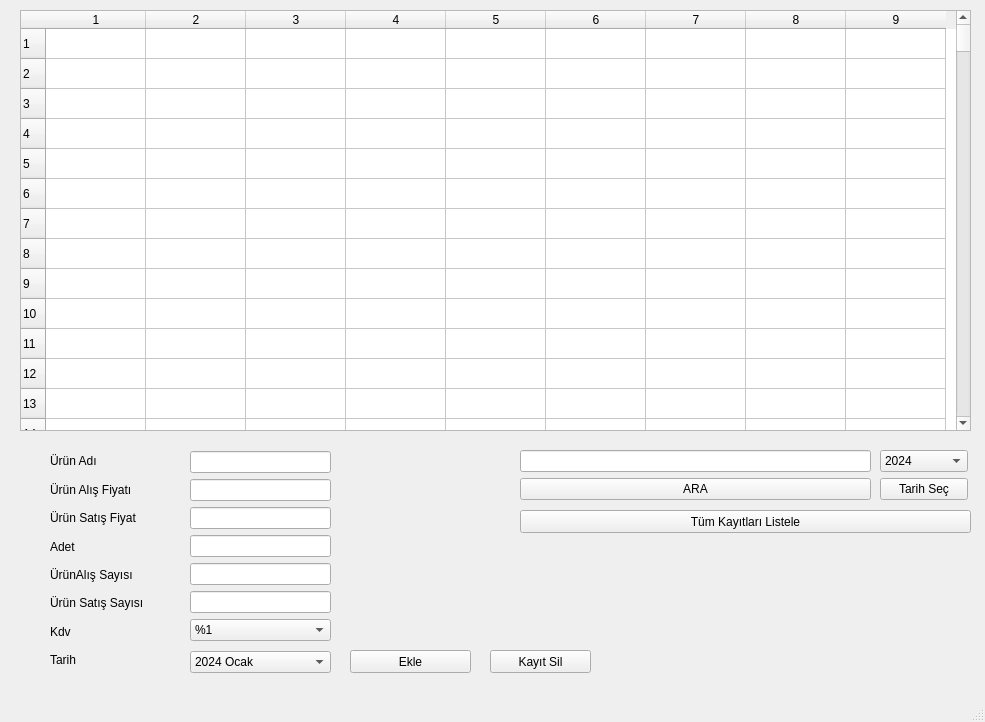
<?xml version="1.0" encoding="UTF-8"?>
<ui version="4.0">
 <class>Gecmis</class>
 <widget class="QMainWindow" name="Gecmis">
  <property name="geometry">
   <rect>
    <x>0</x>
    <y>0</y>
    <width>985</width>
    <height>722</height>
   </rect>
  </property>
  <property name="windowTitle">
   <string>MainWindow</string>
  </property>
  <widget class="QWidget" name="centralwidget">
   <widget class="QTableWidget" name="tbl2">
    <property name="geometry">
     <rect>
      <x>20</x>
      <y>10</y>
      <width>951</width>
      <height>421</height>
     </rect>
    </property>
    <property name="autoScrollMargin">
     <number>16</number>
    </property>
    <property name="rowCount">
     <number>999</number>
    </property>
    <property name="columnCount">
     <number>9</number>
    </property>
    <attribute name="horizontalHeaderMinimumSectionSize">
     <number>39</number>
    </attribute>
    <attribute name="verticalHeaderMinimumSectionSize">
     <number>23</number>
    </attribute>
    <row/>
    <row/>
    <row/>
    <row/>
    <row/>
    <row/>
    <row/>
    <row/>
    <row/>
    <row/>
    <row/>
    <row/>
    <row/>
    <row/>
    <row/>
    <row/>
    <row/>
    <row/>
    <row/>
    <row/>
    <row/>
    <row/>
    <row/>
    <row/>
    <row/>
    <row/>
    <row/>
    <row/>
    <row/>
    <row/>
    <row/>
    <row/>
    <row/>
    <row/>
    <row/>
    <row/>
    <row/>
    <row/>
    <row/>
    <row/>
    <row/>
    <row/>
    <row/>
    <row/>
    <row/>
    <row/>
    <row/>
    <row/>
    <row/>
    <row/>
    <row/>
    <row/>
    <row/>
    <row/>
    <row/>
    <row/>
    <row/>
    <row/>
    <row/>
    <row/>
    <row/>
    <row/>
    <row/>
    <row/>
    <row/>
    <row/>
    <row/>
    <row/>
    <row/>
    <row/>
    <row/>
    <row/>
    <row/>
    <row/>
    <row/>
    <row/>
    <row/>
    <row/>
    <row/>
    <row/>
    <row/>
    <row/>
    <row/>
    <row/>
    <row/>
    <row/>
    <row/>
    <row/>
    <row/>
    <row/>
    <row/>
    <row/>
    <row/>
    <row/>
    <row/>
    <row/>
    <row/>
    <row/>
    <row/>
    <row/>
    <row/>
    <row/>
    <row/>
    <row/>
    <row/>
    <row/>
    <row/>
    <row/>
    <row/>
    <row/>
    <row/>
    <row/>
    <row/>
    <row/>
    <row/>
    <row/>
    <row/>
    <row/>
    <row/>
    <row/>
    <row/>
    <row/>
    <row/>
    <row/>
    <row/>
    <row/>
    <row/>
    <row/>
    <row/>
    <row/>
    <row/>
    <row/>
    <row/>
    <row/>
    <row/>
    <row/>
    <row/>
    <row/>
    <row/>
    <row/>
    <row/>
    <row/>
    <row/>
    <row/>
    <row/>
    <row/>
    <row/>
    <row/>
    <row/>
    <row/>
    <row/>
    <row/>
    <row/>
    <row/>
    <row/>
    <row/>
    <row/>
    <row/>
    <row/>
    <row/>
    <row/>
    <row/>
    <row/>
    <row/>
    <row/>
    <row/>
    <row/>
    <row/>
    <row/>
    <row/>
    <row/>
    <row/>
    <row/>
    <row/>
    <row/>
    <row/>
    <row/>
    <row/>
    <row/>
    <row/>
    <row/>
    <row/>
    <row/>
    <row/>
    <row/>
    <row/>
    <row/>
    <row/>
    <row/>
    <row/>
    <row/>
    <row/>
    <row/>
    <row/>
    <row/>
    <row/>
    <row/>
    <row/>
    <row/>
    <row/>
    <row/>
    <row/>
    <row/>
    <row/>
    <row/>
    <row/>
    <row/>
    <row/>
    <row/>
    <row/>
    <row/>
    <row/>
    <row/>
    <row/>
    <row/>
    <row/>
    <row/>
    <row/>
    <row/>
    <row/>
    <row/>
    <row/>
    <row/>
    <row/>
    <row/>
    <row/>
    <row/>
    <row/>
    <row/>
    <row/>
    <row/>
    <row/>
    <row/>
    <row/>
    <row/>
    <row/>
    <row/>
    <row/>
    <row/>
    <row/>
    <row/>
    <row/>
    <row/>
    <row/>
    <row/>
    <row/>
    <row/>
    <row/>
    <row/>
    <row/>
    <row/>
    <row/>
    <row/>
    <row/>
    <row/>
    <row/>
    <row/>
    <row/>
    <row/>
    <row/>
    <row/>
    <row/>
    <row/>
    <row/>
    <row/>
    <row/>
    <row/>
    <row/>
    <row/>
    <row/>
    <row/>
    <row/>
    <row/>
    <row/>
    <row/>
    <row/>
    <row/>
    <row/>
    <row/>
    <row/>
    <row/>
    <row/>
    <row/>
    <row/>
    <row/>
    <row/>
    <row/>
    <row/>
    <row/>
    <row/>
    <row/>
    <row/>
    <row/>
    <row/>
    <row/>
    <row/>
    <row/>
    <row/>
    <row/>
    <row/>
    <row/>
    <row/>
    <row/>
    <row/>
    <row/>
    <row/>
    <row/>
    <row/>
    <row/>
    <row/>
    <row/>
    <row/>
    <row/>
    <row/>
    <row/>
    <row/>
    <row/>
    <row/>
    <row/>
    <row/>
    <row/>
    <row/>
    <row/>
    <row/>
    <row/>
    <row/>
    <row/>
    <row/>
    <row/>
    <row/>
    <row/>
    <row/>
    <row/>
    <row/>
    <row/>
    <row/>
    <row/>
    <row/>
    <row/>
    <row/>
    <row/>
    <row/>
    <row/>
    <row/>
    <row/>
    <row/>
    <row/>
    <row/>
    <row/>
    <row/>
    <row/>
    <row/>
    <row/>
    <row/>
    <row/>
    <row/>
    <row/>
    <row/>
    <row/>
    <row/>
    <row/>
    <row/>
    <row/>
    <row/>
    <row/>
    <row/>
    <row/>
    <row/>
    <row/>
    <row/>
    <row/>
    <row/>
    <row/>
    <row/>
    <row/>
    <row/>
    <row/>
    <row/>
    <row/>
    <row/>
    <row/>
    <row/>
    <row/>
    <row/>
    <row/>
    <row/>
    <row/>
    <row/>
    <row/>
    <row/>
    <row/>
    <row/>
    <row/>
    <row/>
    <row/>
    <row/>
    <row/>
    <row/>
    <row/>
    <row/>
    <row/>
    <row/>
    <row/>
    <row/>
    <row/>
    <row/>
    <row/>
    <row/>
    <row/>
    <row/>
    <row/>
    <row/>
    <row/>
    <row/>
    <row/>
    <row/>
    <row/>
    <row/>
    <row/>
    <row/>
    <row/>
    <row/>
    <row/>
    <row/>
    <row/>
    <row/>
    <row/>
    <row/>
    <row/>
    <row/>
    <row/>
    <row/>
    <row/>
    <row/>
    <row/>
    <row/>
    <row/>
    <row/>
    <row/>
    <row/>
    <row/>
    <row/>
    <row/>
    <row/>
    <row/>
    <row/>
    <row/>
    <row/>
    <row/>
    <row/>
    <row/>
    <row/>
    <row/>
    <row/>
    <row/>
    <row/>
    <row/>
    <row/>
    <row/>
    <row/>
    <row/>
    <row/>
    <row/>
    <row/>
    <row/>
    <row/>
    <row/>
    <row/>
    <row/>
    <row/>
    <row/>
    <row/>
    <row/>
    <row/>
    <row/>
    <row/>
    <row/>
    <row/>
    <row/>
    <row/>
    <row/>
    <row/>
    <row/>
    <row/>
    <row/>
    <row/>
    <row/>
    <row/>
    <row/>
    <row/>
    <row/>
    <row/>
    <row/>
    <row/>
    <row/>
    <row/>
    <row/>
    <row/>
    <row/>
    <row/>
    <row/>
    <row/>
    <row/>
    <row/>
    <row/>
    <row/>
    <row/>
    <row/>
    <row/>
    <row/>
    <row/>
    <row/>
    <row/>
    <row/>
    <row/>
    <row/>
    <row/>
    <row/>
    <row/>
    <row/>
    <row/>
    <row/>
    <row/>
    <row/>
    <row/>
    <row/>
    <row/>
    <row/>
    <row/>
    <row/>
    <row/>
    <row/>
    <row/>
    <row/>
    <row/>
    <row/>
    <row/>
    <row/>
    <row/>
    <row/>
    <row/>
    <row/>
    <row/>
    <row/>
    <row/>
    <row/>
    <row/>
    <row/>
    <row/>
    <row/>
    <row/>
    <row/>
    <row/>
    <row/>
    <row/>
    <row/>
    <row/>
    <row/>
    <row/>
    <row/>
    <row/>
    <row/>
    <row/>
    <row/>
    <row/>
    <row/>
    <row/>
    <row/>
    <row/>
    <row/>
    <row/>
    <row/>
    <row/>
    <row/>
    <row/>
    <row/>
    <row/>
    <row/>
    <row/>
    <row/>
    <row/>
    <row/>
    <row/>
    <row/>
    <row/>
    <row/>
    <row/>
    <row/>
    <row/>
    <row/>
    <row/>
    <row/>
    <row/>
    <row/>
    <row/>
    <row/>
    <row/>
    <row/>
    <row/>
    <row/>
    <row/>
    <row/>
    <row/>
    <row/>
    <row/>
    <row/>
    <row/>
    <row/>
    <row/>
    <row/>
    <row/>
    <row/>
    <row/>
    <row/>
    <row/>
    <row/>
    <row/>
    <row/>
    <row/>
    <row/>
    <row/>
    <row/>
    <row/>
    <row/>
    <row/>
    <row/>
    <row/>
    <row/>
    <row/>
    <row/>
    <row/>
    <row/>
    <row/>
    <row/>
    <row/>
    <row/>
    <row/>
    <row/>
    <row/>
    <row/>
    <row/>
    <row/>
    <row/>
    <row/>
    <row/>
    <row/>
    <row/>
    <row/>
    <row/>
    <row/>
    <row/>
    <row/>
    <row/>
    <row/>
    <row/>
    <row/>
    <row/>
    <row/>
    <row/>
    <row/>
    <row/>
    <row/>
    <row/>
    <row/>
    <row/>
    <row/>
    <row/>
    <row/>
    <row/>
    <row/>
    <row/>
    <row/>
    <row/>
    <row/>
    <row/>
    <row/>
    <row/>
    <row/>
    <row/>
    <row/>
    <row/>
    <row/>
    <row/>
    <row/>
    <row/>
    <row/>
    <row/>
    <row/>
    <row/>
    <row/>
    <row/>
    <row/>
    <row/>
    <row/>
    <row/>
    <row/>
    <row/>
    <row/>
    <row/>
    <row/>
    <row/>
    <row/>
    <row/>
    <row/>
    <row/>
    <row/>
    <row/>
    <row/>
    <row/>
    <row/>
    <row/>
    <row/>
    <row/>
    <row/>
    <row/>
    <row/>
    <row/>
    <row/>
    <row/>
    <row/>
    <row/>
    <row/>
    <row/>
    <row/>
    <row/>
    <row/>
    <row/>
    <row/>
    <row/>
    <row/>
    <row/>
    <row/>
    <row/>
    <row/>
    <row/>
    <row/>
    <row/>
    <row/>
    <row/>
    <row/>
    <row/>
    <row/>
    <row/>
    <row/>
    <row/>
    <row/>
    <row/>
    <row/>
    <row/>
    <row/>
    <row/>
    <row/>
    <row/>
    <row/>
    <row/>
    <row/>
    <row/>
    <row/>
    <row/>
    <row/>
    <row/>
    <row/>
    <row/>
    <row/>
    <row/>
    <row/>
    <row/>
    <row/>
    <row/>
    <row/>
    <row/>
    <row/>
    <row/>
    <row/>
    <row/>
    <row/>
    <row/>
    <row/>
    <row/>
    <row/>
    <row/>
    <row/>
    <row/>
    <row/>
    <row/>
    <row/>
    <row/>
    <row/>
    <row/>
    <row/>
    <row/>
    <row/>
    <row/>
    <row/>
    <row/>
    <row/>
    <row/>
    <row/>
    <row/>
    <row/>
    <row/>
    <row/>
    <row/>
    <row/>
    <row/>
    <row/>
    <row/>
    <row/>
    <row/>
    <row/>
    <row/>
    <row/>
    <row/>
    <row/>
    <row/>
    <row/>
    <row/>
    <row/>
    <row/>
    <row/>
    <row/>
    <row/>
    <row/>
    <row/>
    <row/>
    <row/>
    <row/>
    <row/>
    <row/>
    <row/>
    <row/>
    <row/>
    <row/>
    <row/>
    <row/>
    <row/>
    <row/>
    <row/>
    <row/>
    <row/>
    <row/>
    <row/>
    <row/>
    <row/>
    <row/>
    <row/>
    <row/>
    <row/>
    <row/>
    <row/>
    <row/>
    <row/>
    <row/>
    <row/>
    <row/>
    <row/>
    <row/>
    <row/>
    <row/>
    <row/>
    <row/>
    <row/>
    <row/>
    <row/>
    <row/>
    <row/>
    <row/>
    <row/>
    <row/>
    <row/>
    <row/>
    <row/>
    <row/>
    <row/>
    <row/>
    <row/>
    <row/>
    <row/>
    <row/>
    <row/>
    <row/>
    <row/>
    <row/>
    <row/>
    <row/>
    <row/>
    <row/>
    <row/>
    <row/>
    <row/>
    <row/>
    <row/>
    <row/>
    <row/>
    <row/>
    <row/>
    <row/>
    <row/>
    <row/>
    <row/>
    <row/>
    <row/>
    <row/>
    <row/>
    <row/>
    <row/>
    <row/>
    <row/>
    <row/>
    <row/>
    <row/>
    <row/>
    <row/>
    <row/>
    <row/>
    <row/>
    <row/>
    <row/>
    <row/>
    <row/>
    <row/>
    <row/>
    <row/>
    <row/>
    <row/>
    <row/>
    <row/>
    <row/>
    <row/>
    <row/>
    <row/>
    <row/>
    <row/>
    <row/>
    <row/>
    <row/>
    <row/>
    <row/>
    <row/>
    <row/>
    <row/>
    <row/>
    <row/>
    <row/>
    <row/>
    <row/>
    <row/>
    <row/>
    <row/>
    <row/>
    <row/>
    <row/>
    <row/>
    <row/>
    <row/>
    <row/>
    <row/>
    <row/>
    <row/>
    <row/>
    <row/>
    <row/>
    <row/>
    <row/>
    <row/>
    <row/>
    <row/>
    <row/>
    <row/>
    <row/>
    <row/>
    <row/>
    <row/>
    <row/>
    <row/>
    <row/>
    <row/>
    <row/>
    <row/>
    <row/>
    <row/>
    <row/>
    <row/>
    <row/>
    <row/>
    <row/>
    <row/>
    <row/>
    <row/>
    <row/>
    <row/>
    <row/>
    <row/>
    <row/>
    <row/>
    <row/>
    <row/>
    <row/>
    <row/>
    <column/>
    <column/>
    <column/>
    <column/>
    <column/>
    <column/>
    <column/>
    <column/>
    <column/>
   </widget>
   <widget class="QWidget" name="layoutWidget">
    <property name="geometry">
     <rect>
      <x>880</x>
      <y>450</y>
      <width>88</width>
      <height>51</height>
     </rect>
    </property>
    <layout class="QVBoxLayout" name="verticalLayout">
     <item>
      <widget class="QComboBox" name="cmb101">
       <item>
        <property name="text">
         <string>2024</string>
        </property>
       </item>
       <item>
        <property name="text">
         <string>2024 Ocak</string>
        </property>
       </item>
       <item>
        <property name="text">
         <string>2024 Şubat</string>
        </property>
       </item>
       <item>
        <property name="text">
         <string>2024 Mart</string>
        </property>
       </item>
       <item>
        <property name="text">
         <string>2024 Nisan</string>
        </property>
       </item>
      </widget>
     </item>
     <item>
      <widget class="QPushButton" name="btn101">
       <property name="text">
        <string>Tarih Seç</string>
       </property>
      </widget>
     </item>
    </layout>
   </widget>
   <widget class="QPushButton" name="btn100">
    <property name="geometry">
     <rect>
      <x>350</x>
      <y>650</y>
      <width>121</width>
      <height>23</height>
     </rect>
    </property>
    <property name="text">
     <string>Ekle</string>
    </property>
   </widget>
   <widget class="QPushButton" name="btn102">
    <property name="geometry">
     <rect>
      <x>490</x>
      <y>650</y>
      <width>101</width>
      <height>23</height>
     </rect>
    </property>
    <property name="text">
     <string>Kayıt Sil</string>
    </property>
   </widget>
   <widget class="QWidget" name="layoutWidget">
    <property name="geometry">
     <rect>
      <x>50</x>
      <y>450</y>
      <width>121</width>
      <height>221</height>
     </rect>
    </property>
    <layout class="QVBoxLayout" name="verticalLayout_7">
     <item>
      <widget class="QSplitter" name="splitter">
       <property name="orientation">
        <enum>Qt::Horizontal</enum>
       </property>
       <widget class="QWidget" name="layoutWidget">
        <layout class="QVBoxLayout" name="verticalLayout_4">
         <item>
          <layout class="QVBoxLayout" name="verticalLayout_2">
           <item>
            <widget class="QLabel" name="lbl100">
             <property name="text">
              <string>Ürün Adı</string>
             </property>
            </widget>
           </item>
           <item>
            <widget class="QLabel" name="lbl101">
             <property name="text">
              <string>Ürün Alış Fiyatı</string>
             </property>
            </widget>
           </item>
           <item>
            <widget class="QLabel" name="lbl102">
             <property name="text">
              <string>Ürün Satış Fiyat</string>
             </property>
            </widget>
           </item>
           <item>
            <widget class="QLabel" name="lbl103">
             <property name="text">
              <string>Adet</string>
             </property>
            </widget>
           </item>
           <item>
            <widget class="QLabel" name="lbl104">
             <property name="text">
              <string>ÜrünAlış Sayısı</string>
             </property>
            </widget>
           </item>
           <item>
            <widget class="QLabel" name="lbl105">
             <property name="text">
              <string>Ürün Satış Sayısı</string>
             </property>
            </widget>
           </item>
           <item>
            <widget class="QLabel" name="lbl106">
             <property name="text">
              <string>Kdv</string>
             </property>
            </widget>
           </item>
           <item>
            <widget class="QLabel" name="lbl107">
             <property name="text">
              <string>Tarih</string>
             </property>
            </widget>
           </item>
          </layout>
         </item>
        </layout>
       </widget>
      </widget>
     </item>
    </layout>
   </widget>
   <widget class="QWidget" name="layoutWidget">
    <property name="geometry">
     <rect>
      <x>190</x>
      <y>447</y>
      <width>141</width>
      <height>231</height>
     </rect>
    </property>
    <layout class="QVBoxLayout" name="verticalLayout_8">
     <item>
      <layout class="QVBoxLayout" name="verticalLayout_6">
       <item>
        <layout class="QVBoxLayout" name="verticalLayout_5">
         <item>
          <layout class="QVBoxLayout" name="verticalLayout_3">
           <item>
            <widget class="QLineEdit" name="lne100"/>
           </item>
           <item>
            <widget class="QLineEdit" name="lne101"/>
           </item>
           <item>
            <widget class="QLineEdit" name="lne102"/>
           </item>
           <item>
            <widget class="QLineEdit" name="lne103"/>
           </item>
           <item>
            <widget class="QLineEdit" name="lne104"/>
           </item>
           <item>
            <widget class="QLineEdit" name="lne105"/>
           </item>
           <item>
            <widget class="QComboBox" name="cmb100">
             <item>
              <property name="text">
               <string>%1</string>
              </property>
             </item>
             <item>
              <property name="text">
               <string>%10</string>
              </property>
             </item>
             <item>
              <property name="text">
               <string>%20</string>
              </property>
             </item>
            </widget>
           </item>
          </layout>
         </item>
        </layout>
       </item>
      </layout>
     </item>
     <item>
      <widget class="QComboBox" name="cmb102">
       <item>
        <property name="text">
         <string>2024 Ocak</string>
        </property>
       </item>
       <item>
        <property name="text">
         <string>2024 Şubat</string>
        </property>
       </item>
       <item>
        <property name="text">
         <string>2024 Mart</string>
        </property>
       </item>
       <item>
        <property name="text">
         <string>2024 Nisan</string>
        </property>
       </item>
      </widget>
     </item>
    </layout>
   </widget>
   <widget class="QPushButton" name="btn104">
    <property name="geometry">
     <rect>
      <x>520</x>
      <y>510</y>
      <width>451</width>
      <height>23</height>
     </rect>
    </property>
    <property name="text">
     <string>Tüm Kayıtları Listele</string>
    </property>
   </widget>
   <widget class="QWidget" name="layoutWidget">
    <property name="geometry">
     <rect>
      <x>520</x>
      <y>450</y>
      <width>351</width>
      <height>51</height>
     </rect>
    </property>
    <layout class="QVBoxLayout" name="verticalLayout_9">
     <item>
      <widget class="QLineEdit" name="lne106"/>
     </item>
     <item>
      <widget class="QPushButton" name="btn103">
       <property name="text">
        <string>ARA</string>
       </property>
      </widget>
     </item>
    </layout>
   </widget>
   <zorder>layoutWidget</zorder>
   <zorder>layoutWidget</zorder>
   <zorder>layoutWidget</zorder>
   <zorder>tbl2</zorder>
   <zorder>layoutWidget</zorder>
   <zorder>btn100</zorder>
   <zorder>btn102</zorder>
   <zorder>btn104</zorder>
  </widget>
  <widget class="QMenuBar" name="menubar">
   <property name="geometry">
    <rect>
     <x>0</x>
     <y>0</y>
     <width>985</width>
     <height>21</height>
    </rect>
   </property>
  </widget>
  <widget class="QStatusBar" name="statusbar"/>
 </widget>
 <resources/>
 <connections/>
</ui>
